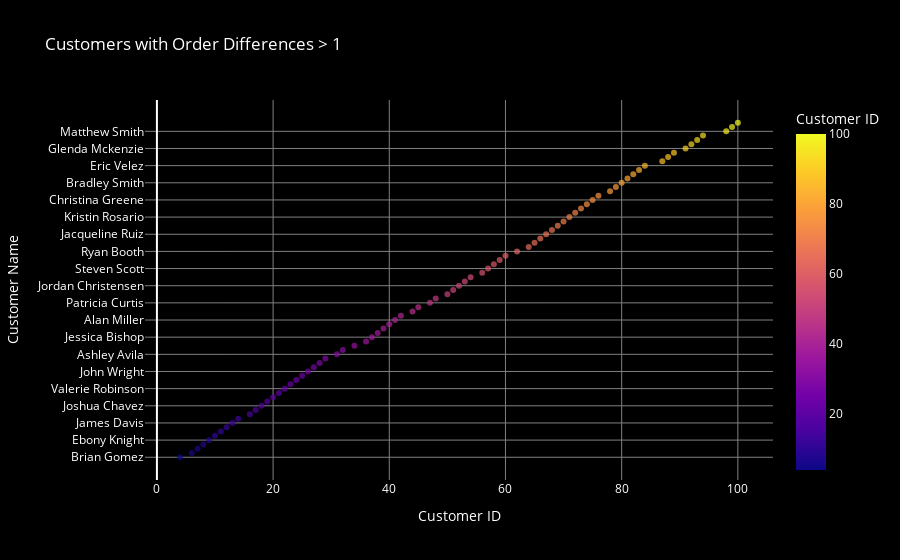

The cell this chart's notebook holds for it:
### Markdown cell above
### 5) (SUBQUERY)Retrieve all the customer names, customerID where the differenece between maximum and minimum orders is strictly above 1 (use subquery) [8]

### Code cell
cursor = connection.cursor()
cursor.execute("""
    SELECT customerID, customerName
FROM (
    SELECT c.customerID, c.customerName,
           MAX(o.orderID) - MIN(o.orderID) AS orderDifference
    FROM customer c
    JOIN orders o ON c.customerID = o.o_customerID
    GROUP BY c.customerID, c.customerName
) subquery
WHERE orderDifference > 1;
""")
data = cursor.fetchall()
df = pd.DataFrame(data, columns=['CustomerID', 'CustomerName'])

fig = px.scatter(df, x='CustomerID', y='CustomerName', title='Customers with Order Differences > 1',
                 labels={'CustomerID': 'Customer ID', 'CustomerName': 'Customer Name'},
                 color='CustomerID', opacity=0.7)
fig.update_layout(plot_bgcolor='black', paper_bgcolor='black',
                  font=dict(color='white'), xaxis=dict(gridcolor='grey'),
                  yaxis=dict(gridcolor='grey'))
fig.show()

### Figure 1 — Plotly figure (JSON) as saved in the notebook; plotly's stock layout.template omitted (floating-point values rounded to 4 significant figures)
{"data": [{"hovertemplate": "Customer ID=%{marker.color}<br>Customer Name=%{y}<extra></extra>", "legendgroup": "", "marker": {"color": [4, 6, 7, 8, 9, 10, 11, 12, 13, 14, 16, 17, 18, 19, 20, 21, 22, 23, 24, 25, 26, 27, 28, 29, 31, 32, 34, 36, 37, 38, 39, 40, 41, 42, 44, 45, 47, 48, 50, 51, 52, 53, 54, 56, 57, 58, 59, 60, 62, 64, 65, 66, 67, 68, 69, 70, 71, 72, 73, 74, 75, 76, 78, 79, 80, 81, 82, 83, 84, 87, 88, 89, 91, 92, 93, 94, 98, 99, 100], "coloraxis": "coloraxis", "opacity": 0.7, "symbol": "circle"}, "mode": "markers", "name": "", "orientation": "h", "showlegend": false, "type": "scatter", "x": [4, 6, 7, 8, 9, 10, 11, 12, 13, 14, 16, 17, 18, 19, 20, 21, 22, 23, 24, 25, 26, 27, 28, 29, 31, 32, 34, 36, 37, 38, 39, 40, 41, 42, 44, 45, 47, 48, 50, 51, 52, 53, 54, 56, 57, 58, 59, 60, 62, 64, 65, 66, 67, 68, 69, 70, 71, 72, 73, 74, 75, 76, 78, 79, 80, 81, 82, 83, 84, 87, 88, 89, 91, 92, 93, 94, 98, 99, 100], "xaxis": "x", "y": ["Brian Gomez", "Katelyn Martinez", "Douglas Browning", "Kimberly Weaver", "Ebony Knight", "Benjamin Jones", "Brianna Mcdonald", "Lynn Baker", "James Davis", "Kelly Nelson", "Jacob Edwards", "Mario Summers", "Joshua Chavez", "Victoria Gregory", "Alexandria Williams", "Jeffery Parker", "Valerie Robinson", "Tonya Nelson DVM", "Curtis Mullins", "Terry Martin", "John Wright", "Renee Garcia", "Katrina Sanders", "Eric Mccoy", "Ashley Avila", "Joanna Lee", "Patrick Thomas", "Brandon Mitchell", "Jessica Bishop", "Sandra Hinton", "Justin Long", "Paul Calderon", "Alan Miller", "Tonya Costa", "David Caldwell", "Billy Orozco", "Patricia Curtis", "Jasmine Padilla", "Karen Hill", "David Flowers", "Jordan Christensen", "Alejandra Bird", "Nicholas Roberts", "Tiffany Gonzalez", "Steven Scott", "James Cain", "Zachary White", "Anthony Duke", "Ryan Booth", "Kevin Cherry", "Jenny Fernandez", "Hannah Yates", "Jacqueline Ruiz", "James Stewart", "Lisa Brewer", "Curtis Huang", "Kristin Rosario", "Jennifer Wilcox", "Rebecca Gillespie", "Jonathan Jimenez", "Christina Greene", "Cheyenne Brown", "Lisa Schmidt", "Amanda Cruz", "Bradley Smith", "Mr. Cristian Davis", "Karen Pearson", "Sara Lee", "Eric Velez", "Sabrina Wilson", "Michelle Campbell", "Kristin Taylor", "Glenda Mckenzie", "Brian Peters", "Jason Owens", "Rachel Gonzalez", "Matthew Smith", "Stephanie Gilbert", "Patrick Pierce"], "yaxis": "y"}], "layout": {"coloraxis": {"colorbar": {"title": {"text": "Customer ID"}}, "colorscale": [[0, "#0d0887"], [0.1111, "#46039f"], [0.2222, "#7201a8"], [0.3333, "#9c179e"], [0.4444, "#bd3786"], [0.5556, "#d8576b"], [0.6667, "#ed7953"], [0.7778, "#fb9f3a"], [0.8889, "#fdca26"], [1, "#f0f921"]]}, "font": {"color": "white"}, "legend": {"tracegroupgap": 0}, "paper_bgcolor": "black", "plot_bgcolor": "black", "title": {"text": "Customers with Order Differences > 1"}, "xaxis": {"anchor": "y", "domain": [0, 1], "gridcolor": "grey", "title": {"text": "Customer ID"}}, "yaxis": {"anchor": "x", "domain": [0, 1], "gridcolor": "grey", "title": {"text": "Customer Name"}}}}
